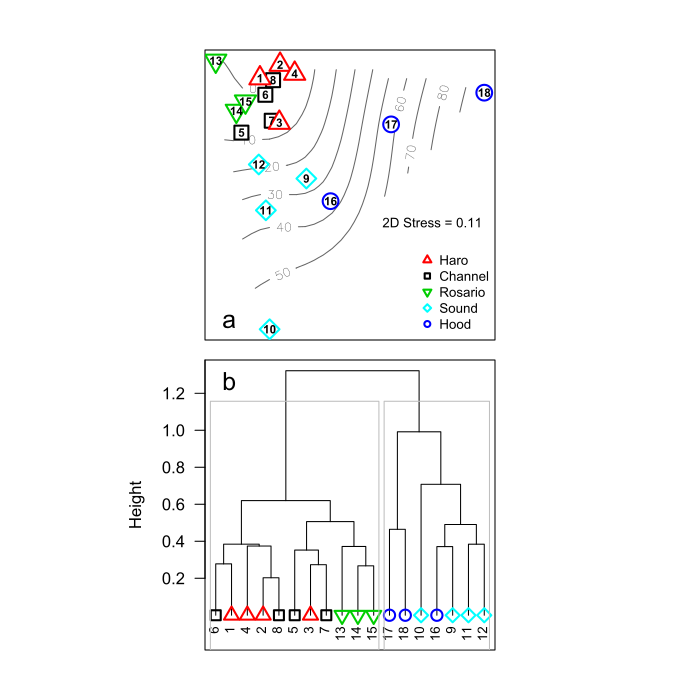

This figure's R source:
# Robin Elahi
# 31 May 2013
# plot centroids of nmds results of sess data only
# P/A only!  

require(vegan) 
require(BiodiversityR) # for CAPdiscrim
require(MASS)
require(labdsv)

dat0<-read.csv("NEPWS_combined_120626.csv", header=TRUE)
head(dat0)
names(dat0)
colnames(dat0) # 15:87 all data
summary(dat0)
quad.env <- dat0[,1:14]

#create matrix for mds, does not include space or sediment cover
mat0<-dat0[,15:87]
colnames(mat0)
ncol(mat0) # 132 spp mat0rix, with mobile abundances
nrow(mat0)
summary(mat0)
head(mat0)

# convert to presence absence
mat0.pa <- decostand(mat0, "pa")
# get dissimilarity matrix, use bray curtis
mat0.pa.dist <- vegdist(mat0.pa)


### get principal coordinates; use classic (metric) MDS scaling
### what k should i use??? arbitrary choice - 100?
mds1 <- cmdscale(mat0.pa.dist, k=100)
mds1
summary(mds1)

### bind
pc.df <- cbind(quad.env, mds1)
names(pc.df)
nrow(pc.df)

### now take arithmetic averages of pc's for each site
site.mean.pc <- aggregate(pc.df[,15:86], list(pc.df$Site), mean)
site.mean.pc
names(site.mean.pc)

### create matrix of pc's
mat.pc <- site.mean.pc[,2:73]
mat.pc
### run nMDS using euclidean distance on this matrix, reduce to two dimensions
mds.pc <- metaMDS(mat.pc,distance="euclidean", engine='monoMDS', autotransform=FALSE,noshare=0.1,k=2,tol=1e-5,trymax=40, zerodist='add')
mds.pc$stress # 0.11
mds.pc

### load env data at site level

site.env <- read.csv("site.dat2_edit_120712.csv", header=TRUE)
names(site.env)
site.env <- site.env[,1:12]
mds.pc$points
plot(mds.pc$points, col=c(site.env$region))
ordisurf(mds.pc, site.env$sedim.per, add=TRUE, col="gray40", labcex=1, lty=2)
surf1 <- ordisurf(mds.pc, site.env$sedim.per, add=TRUE, col="gray40", labcex=1, lty=2)
summary(surf1)


### try cluster analysis, perhaps ordicluster?
### cluster analysis using hclust
# set up distance matrix from principle coordinates using euclidean distance (to match mds)
mat.pc.dist <- vegdist(mat.pc, 'euclidean')
clust1<-hclust(mat.pc.dist, 'ward')
clust1
summary(clust1)
plot(clust1, labels=group$site)
rect.hclust(clust1, k=2, border='red')

clust2<-hclust(mat.pc.dist, 'single')
clust2
summary(clust2)
plot(clust2, labels=group$site)
rect.hclust(clust1, k=2, border='red')

# what is the optimum number of classes?
dat.km <- cascadeKM(mat.pc, 2, 16, criterion="calinski")
dat.km
dat.km$results
dat.km$partition
plot(dat.km, sortq=TRUE)

         # 2 groups 3 groups 4 groups  5 groups  6 groups  7 groups
# SSE      1.648616 1.279437 1.058067 0.9023451 0.7824762 0.6644489
# calinski 5.561725 5.523432 5.132216 4.7519123 4.4143298 4.2967008

### final 2 panel plot
scrs <- scores(mds.pc, display=c("sites"))
scrs
xlimit <- range(scrs[,1])
ylimit <- range(scrs[,2])
group <- site.env[,1:12]
names(group)
# cbind the group columns with mds scores
group.scrs <- cbind(group, scrs)
colnames(group.scrs)
summary(group.scrs)

#write.csv(group.scrs, "group.scrs.csv")

# subset the data
Haro <- (subset(group.scrs, region == "Haro"))[,13:14]
Channel <- (subset(group.scrs, region == "Channel"))[,13:14]
Georgia <- (subset(group.scrs, region == "Georgia"))[,13:14]
Sound <- (subset(group.scrs, region == "Sound"))[,13:14]
Hood <- (subset(group.scrs, region == "Hood"))[,13:14]

#Haro: green triangles (pch 24)
#Channel: black squares (pch 22)
#Georgia: red inverse triangles (pch 25)
#Sound: light blue diamonds (pch 23)
#Hood: blue circles (pch 21)


###############################################################
# plot 2 panels
par(mfrow=c(2,1), pty="s", mar=c(0.5, 0.5, 0.5, 0.5), oma=c(2,1,2,1))

# panel A
#plot.new()
#plot.window(xlim = xlimit, ylim = ylimit, asp=1)

plot(mds.pc$points, type="n", xlab="", ylab="", xaxt='n', yaxt='n')

ordisurf(mds.pc$points, group$sedim.per, add=TRUE, labcex=0.8, col="gray40", lty=2)

points(Channel, pch=22, col=1, cex=2.1, lwd=2, bg="white")
points(Haro, pch=24, col=2, cex=2.1, lwd=2, bg="white")
points(Georgia, pch=25, col=3, cex=2.1, lwd=2, bg="white")
points(Sound, pch=23, col=5, cex=2.1, lwd=2, bg="white")
points(Hood, pch=21, col=4, cex=2.1, lwd=2, bg="white")

# points(Haro, pch=24, col="gray40", bg="red", cex=2.1)
# points(Channel, pch=22, col="gray40", bg="yellow", cex=2.1)
# points(Georgia, pch=25, col="gray40", bg="green",cex=2.1)
# points(Sound, pch=23, col="gray40", bg="lightblue1", cex=2.1)
# points(Hood, pch=21, col="blue", bg="white", cex=2.1)

text(mds.pc$points, labels=group$site.no, cex=0.7, font=2)

legend("bottomleft", "a", adj=c(2,1), bty='n', cex=1.5)

leg.txt <- c("Haro", "Channel", "Rosario", "Sound", "Hood")

legend("bottomright", legend=leg.txt, cex=0.8, pch=c(24,22,25,23,21), col=c(2,1,3,5,4), bty='n', pt.lwd=2)

text(.4, -0.2, '2D Stress = 0.11', cex=0.8)

# plot cluster analysis
plot(clust1, labels=group$site.no, font=1, cex=0.8, sub='', main='', xlab='', hang=-1, las=1)

legend("topleft", "b", adj=c(2,0), bty='n', cex=1.5)

# 22square, 25downtri; 24uptri; 

points(1,0, pch=22, cex=1.5, col=1, lwd=2)
points(2,0, pch=24, cex=1.5, col=2, lwd=2)
points(3,0, pch=24, cex=1.5, col=2, lwd=2)
points(4,0, pch=24, cex=1.5, col=2, lwd=2)
points(5,0, pch=22, cex=1.5, col=1, lwd=2)
points(6,0, pch=22, cex=1.5, col=1, lwd=2)
points(7,0, pch=24, cex=1.5, col=2, lwd=2)
points(8,0, pch=22, cex=1.5, col=1, lwd=2)
points(9,0, pch=25, cex=1.5, col=3, lwd=2)
points(10,0, pch=25, cex=1.5, col=3, lwd=2)
points(11,0, pch=25, cex=1.5, col=3, lwd=2)
points(12,0, pch=21, cex=1.5, col=4, lwd=2)
points(13,0, pch=21, cex=1.5, col=4, lwd=2)
points(14,0, pch=23, cex=1.5, col=5, lwd=2)
points(15,0, pch=21, cex=1.5, col=4, lwd=2)
points(16,0, pch=23, cex=1.5, col=5, lwd=2)
points(17,0, pch=23, cex=1.5, col=5, lwd=2)
points(18,0, pch=23, cex=1.5, col=5, lwd=2)

box()

rect.hclust(clust1, k=2, border="gray")
###############################################################


### Significance testing
### 1.  Permdisp
### 2.  Permanova
